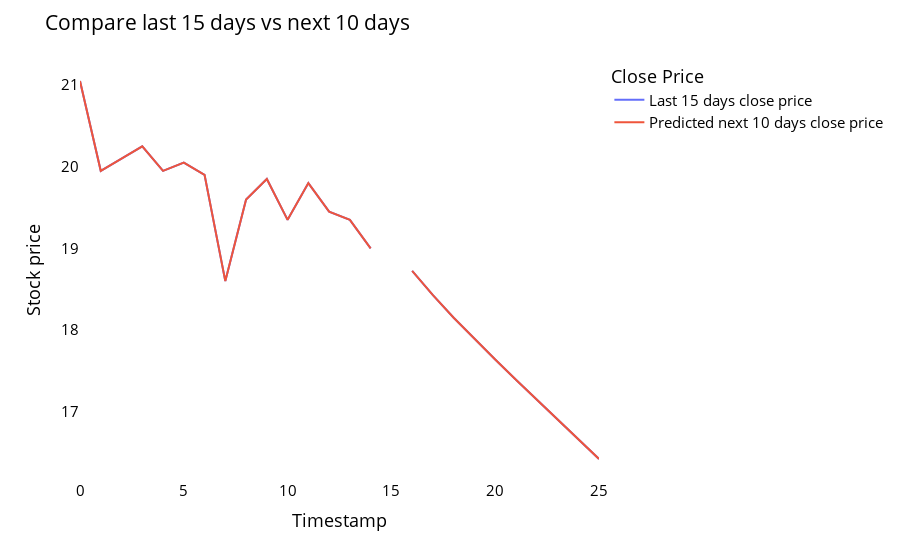

Write notebook code for a chart like this one.
### Code cell
temp_mat = np.empty((len(last_days)+pred_days+1,1))
temp_mat[:] = np.nan
temp_mat = temp_mat.reshape(1,-1).tolist()[0]

last_original_days_value = temp_mat
next_predicted_days_value = temp_mat

last_original_days_value[0:time_step+1] = scaler.inverse_transform(closedf[len(closedf)-time_step:]).reshape(1,-1).tolist()[0]
next_predicted_days_value[time_step+1:] = scaler.inverse_transform(np.array(lst_output).reshape(-1,1)).reshape(1,-1).tolist()[0]

new_pred_plot = pd.DataFrame({
    'last_original_days_value':last_original_days_value,
    'next_predicted_days_value':next_predicted_days_value
})
names = cycle(['Last 15 days close price','Predicted next 10 days close price'])

fig = px.line(new_pred_plot,x=new_pred_plot.index, y=[new_pred_plot['last_original_days_value'],
                                                      new_pred_plot['next_predicted_days_value']],
              labels={'value': 'Stock price','index': 'Timestamp'})
fig.update_layout(title_text='Compare last 15 days vs next 10 days',
                  plot_bgcolor='white', font_size=15, font_color='black', legend_title_text='Close Price')
fig.for_each_trace(lambda t:  t.update(name = next(names)))

fig.update_xaxes(showgrid=False)
fig.update_yaxes(showgrid=False)
fig.show()

### Figure 1 — Plotly figure (JSON) as saved in the notebook; plotly's stock layout.template omitted (floating-point values rounded to 4 significant figures)
{"data": [{"hovertemplate": "variable=last_original_days_value<br>Timestamp=%{x}<br>Stock price=%{y}<extra></extra>", "legendgroup": "last_original_days_value", "line": {"color": "#636efa", "dash": "solid"}, "marker": {"symbol": "circle"}, "mode": "lines", "name": "Last 15 days close price", "orientation": "v", "showlegend": true, "type": "scatter", "x": [0, 1, 2, 3, 4, 5, 6, 7, 8, 9, 10, 11, 12, 13, 14, 15, 16, 17, 18, 19, 20, 21, 22, 23, 24, 25], "xaxis": "x", "y": [21.05, 19.95, 20.1, 20.25, 19.95, 20.05, 19.9, 18.6, 19.6, 19.85, 19.35, 19.8, 19.45, 19.35, 19, null, 18.73, 18.43, 18.15, 17.89, 17.64, 17.39, 17.15, 16.9, 16.66, 16.42], "yaxis": "y"}, {"hovertemplate": "variable=next_predicted_days_value<br>Timestamp=%{x}<br>Stock price=%{y}<extra></extra>", "legendgroup": "next_predicted_days_value", "line": {"color": "#EF553B", "dash": "solid"}, "marker": {"symbol": "circle"}, "mode": "lines", "name": "Predicted next 10 days close price", "orientation": "v", "showlegend": true, "type": "scatter", "x": [0, 1, 2, 3, 4, 5, 6, 7, 8, 9, 10, 11, 12, 13, 14, 15, 16, 17, 18, 19, 20, 21, 22, 23, 24, 25], "xaxis": "x", "y": [21.05, 19.95, 20.1, 20.25, 19.95, 20.05, 19.9, 18.6, 19.6, 19.85, 19.35, 19.8, 19.45, 19.35, 19, null, 18.73, 18.43, 18.15, 17.89, 17.64, 17.39, 17.15, 16.9, 16.66, 16.42], "yaxis": "y"}], "layout": {"font": {"color": "black", "size": 15}, "legend": {"title": {"text": "Close Price"}, "tracegroupgap": 0}, "margin": {"t": 60}, "plot_bgcolor": "white", "title": {"text": "Compare last 15 days vs next 10 days"}, "xaxis": {"anchor": "y", "domain": [0, 1], "showgrid": false, "title": {"text": "Timestamp"}}, "yaxis": {"anchor": "x", "domain": [0, 1], "showgrid": false, "title": {"text": "Stock price"}}}}
